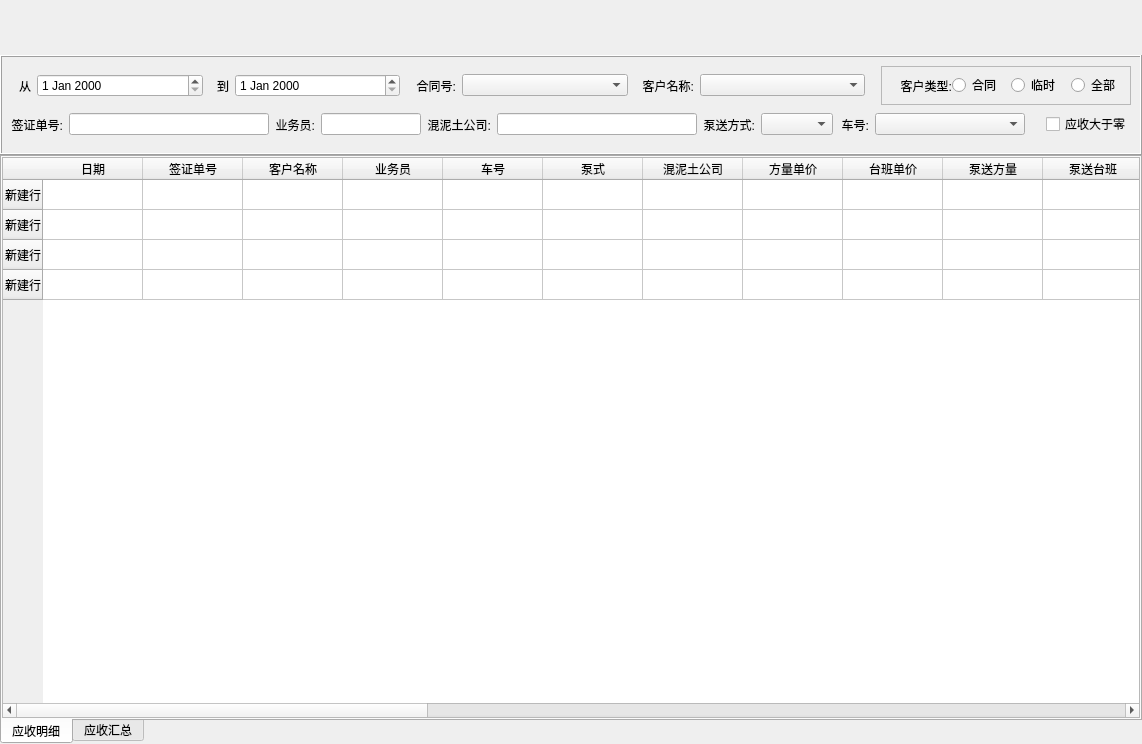
<?xml version="1.0" encoding="UTF-8"?>
<ui version="4.0">
 <class>ReceivableWidget</class>
 <widget class="QWidget" name="ReceivableWidget">
  <property name="geometry">
   <rect>
    <x>0</x>
    <y>0</y>
    <width>1142</width>
    <height>744</height>
   </rect>
  </property>
  <property name="windowTitle">
   <string>Form</string>
  </property>
  <layout class="QVBoxLayout" name="mainVerticalLayout">
   <property name="spacing">
    <number>0</number>
   </property>
   <property name="leftMargin">
    <number>0</number>
   </property>
   <property name="topMargin">
    <number>0</number>
   </property>
   <property name="rightMargin">
    <number>0</number>
   </property>
   <property name="bottomMargin">
    <number>0</number>
   </property>
   <item>
    <widget class="QWidget" name="toolBarWidget" native="true">
     <property name="minimumSize">
      <size>
       <width>0</width>
       <height>55</height>
      </size>
     </property>
     <property name="maximumSize">
      <size>
       <width>16777215</width>
       <height>55</height>
      </size>
     </property>
     <layout class="QVBoxLayout" name="toolBarVerticalLayout">
      <property name="spacing">
       <number>0</number>
      </property>
      <property name="leftMargin">
       <number>0</number>
      </property>
      <property name="topMargin">
       <number>0</number>
      </property>
      <property name="rightMargin">
       <number>0</number>
      </property>
      <property name="bottomMargin">
       <number>0</number>
      </property>
     </layout>
    </widget>
   </item>
   <item>
    <widget class="QFrame" name="chooseWidget">
     <property name="minimumSize">
      <size>
       <width>0</width>
       <height>100</height>
      </size>
     </property>
     <property name="maximumSize">
      <size>
       <width>16777215</width>
       <height>100</height>
      </size>
     </property>
     <property name="frameShape">
      <enum>QFrame::Box</enum>
     </property>
     <property name="frameShadow">
      <enum>QFrame::Raised</enum>
     </property>
     <layout class="QVBoxLayout" name="chooseVerticalLayout">
      <property name="spacing">
       <number>0</number>
      </property>
      <property name="leftMargin">
       <number>0</number>
      </property>
      <property name="topMargin">
       <number>0</number>
      </property>
      <property name="rightMargin">
       <number>0</number>
      </property>
      <property name="bottomMargin">
       <number>0</number>
      </property>
      <item>
       <widget class="QWidget" name="chooseTopWidget" native="true">
        <layout class="QHBoxLayout" name="chooseUpHorizonLayout">
         <property name="bottomMargin">
          <number>0</number>
         </property>
         <item>
          <widget class="QLabel" name="fromLabel">
           <property name="minimumSize">
            <size>
             <width>20</width>
             <height>0</height>
            </size>
           </property>
           <property name="maximumSize">
            <size>
             <width>20</width>
             <height>16777215</height>
            </size>
           </property>
           <property name="text">
            <string>从</string>
           </property>
           <property name="alignment">
            <set>Qt::AlignRight|Qt::AlignTrailing|Qt::AlignVCenter</set>
           </property>
          </widget>
         </item>
         <item>
          <widget class="QDateEdit" name="fromDateEdit">
           <property name="minimumSize">
            <size>
             <width>100</width>
             <height>0</height>
            </size>
           </property>
           <property name="maximumSize">
            <size>
             <width>200</width>
             <height>16777215</height>
            </size>
           </property>
          </widget>
         </item>
         <item>
          <widget class="QLabel" name="toLabel">
           <property name="minimumSize">
            <size>
             <width>20</width>
             <height>0</height>
            </size>
           </property>
           <property name="maximumSize">
            <size>
             <width>20</width>
             <height>16777215</height>
            </size>
           </property>
           <property name="text">
            <string>到</string>
           </property>
           <property name="alignment">
            <set>Qt::AlignRight|Qt::AlignTrailing|Qt::AlignVCenter</set>
           </property>
          </widget>
         </item>
         <item>
          <widget class="QDateEdit" name="toDateEdit"/>
         </item>
         <item>
          <widget class="QLabel" name="contractNumLabel">
           <property name="minimumSize">
            <size>
             <width>50</width>
             <height>0</height>
            </size>
           </property>
           <property name="maximumSize">
            <size>
             <width>50</width>
             <height>16777215</height>
            </size>
           </property>
           <property name="text">
            <string>合同号:</string>
           </property>
           <property name="alignment">
            <set>Qt::AlignRight|Qt::AlignTrailing|Qt::AlignVCenter</set>
           </property>
          </widget>
         </item>
         <item>
          <widget class="QComboBox" name="ContractNumComboBox"/>
         </item>
         <item>
          <widget class="QLabel" name="clientNameLabel">
           <property name="minimumSize">
            <size>
             <width>60</width>
             <height>0</height>
            </size>
           </property>
           <property name="maximumSize">
            <size>
             <width>60</width>
             <height>16777215</height>
            </size>
           </property>
           <property name="text">
            <string>客户名称:</string>
           </property>
           <property name="alignment">
            <set>Qt::AlignRight|Qt::AlignTrailing|Qt::AlignVCenter</set>
           </property>
          </widget>
         </item>
         <item>
          <widget class="QComboBox" name="clientNameComboBox"/>
         </item>
         <item>
          <spacer name="horizontalSpacer">
           <property name="orientation">
            <enum>Qt::Horizontal</enum>
           </property>
           <property name="sizeType">
            <enum>QSizePolicy::Fixed</enum>
           </property>
           <property name="sizeHint" stdset="0">
            <size>
             <width>10</width>
             <height>10</height>
            </size>
           </property>
          </spacer>
         </item>
         <item>
          <widget class="QFrame" name="clientTypeFrame">
           <property name="minimumSize">
            <size>
             <width>250</width>
             <height>0</height>
            </size>
           </property>
           <property name="frameShape">
            <enum>QFrame::StyledPanel</enum>
           </property>
           <property name="frameShadow">
            <enum>QFrame::Sunken</enum>
           </property>
           <layout class="QHBoxLayout" name="horizontalLayout">
            <property name="spacing">
             <number>0</number>
            </property>
            <property name="leftMargin">
             <number>10</number>
            </property>
            <property name="topMargin">
             <number>0</number>
            </property>
            <property name="rightMargin">
             <number>0</number>
            </property>
            <property name="bottomMargin">
             <number>0</number>
            </property>
            <item>
             <widget class="QLabel" name="clientTypeLabel">
              <property name="text">
               <string>客户类型:</string>
              </property>
              <property name="alignment">
               <set>Qt::AlignRight|Qt::AlignTrailing|Qt::AlignVCenter</set>
              </property>
             </widget>
            </item>
            <item>
             <widget class="QRadioButton" name="contractRadioButton">
              <property name="text">
               <string>合同</string>
              </property>
             </widget>
            </item>
            <item>
             <widget class="QRadioButton" name="tempRadioButton">
              <property name="text">
               <string>临时</string>
              </property>
             </widget>
            </item>
            <item>
             <widget class="QRadioButton" name="totalRadioButton">
              <property name="text">
               <string>全部</string>
              </property>
             </widget>
            </item>
           </layout>
          </widget>
         </item>
        </layout>
       </widget>
      </item>
      <item>
       <widget class="QWidget" name="chooseBottomWidget" native="true">
        <layout class="QHBoxLayout" name="chooseBottomHorizontalLayout">
         <property name="topMargin">
          <number>0</number>
         </property>
         <item>
          <widget class="QLabel" name="label">
           <property name="maximumSize">
            <size>
             <width>60</width>
             <height>16777215</height>
            </size>
           </property>
           <property name="text">
            <string>签证单号:</string>
           </property>
           <property name="alignment">
            <set>Qt::AlignRight|Qt::AlignTrailing|Qt::AlignVCenter</set>
           </property>
          </widget>
         </item>
         <item>
          <widget class="QLineEdit" name="docNumLineEdit">
           <property name="maximumSize">
            <size>
             <width>16777215</width>
             <height>16777215</height>
            </size>
           </property>
          </widget>
         </item>
         <item>
          <widget class="QLabel" name="label_2">
           <property name="maximumSize">
            <size>
             <width>50</width>
             <height>16777215</height>
            </size>
           </property>
           <property name="text">
            <string>业务员:</string>
           </property>
           <property name="alignment">
            <set>Qt::AlignRight|Qt::AlignTrailing|Qt::AlignVCenter</set>
           </property>
          </widget>
         </item>
         <item>
          <widget class="QLineEdit" name="salesmanLineEdit">
           <property name="maximumSize">
            <size>
             <width>100</width>
             <height>16777215</height>
            </size>
           </property>
          </widget>
         </item>
         <item>
          <widget class="QLabel" name="label_4">
           <property name="maximumSize">
            <size>
             <width>70</width>
             <height>16777215</height>
            </size>
           </property>
           <property name="text">
            <string>混泥土公司:</string>
           </property>
           <property name="alignment">
            <set>Qt::AlignRight|Qt::AlignTrailing|Qt::AlignVCenter</set>
           </property>
          </widget>
         </item>
         <item>
          <widget class="QLineEdit" name="companyLineEdit">
           <property name="maximumSize">
            <size>
             <width>200</width>
             <height>16777215</height>
            </size>
           </property>
          </widget>
         </item>
         <item>
          <widget class="QLabel" name="label_3">
           <property name="maximumSize">
            <size>
             <width>60</width>
             <height>16777215</height>
            </size>
           </property>
           <property name="text">
            <string>泵送方式:</string>
           </property>
           <property name="alignment">
            <set>Qt::AlignRight|Qt::AlignTrailing|Qt::AlignVCenter</set>
           </property>
          </widget>
         </item>
         <item>
          <widget class="QComboBox" name="pumpTypeComboBox"/>
         </item>
         <item>
          <widget class="QLabel" name="carNumLabel">
           <property name="minimumSize">
            <size>
             <width>30</width>
             <height>0</height>
            </size>
           </property>
           <property name="maximumSize">
            <size>
             <width>30</width>
             <height>16777215</height>
            </size>
           </property>
           <property name="text">
            <string>车号:</string>
           </property>
           <property name="alignment">
            <set>Qt::AlignRight|Qt::AlignTrailing|Qt::AlignVCenter</set>
           </property>
          </widget>
         </item>
         <item>
          <widget class="QComboBox" name="carNumComboBox">
           <property name="minimumSize">
            <size>
             <width>150</width>
             <height>0</height>
            </size>
           </property>
          </widget>
         </item>
         <item>
          <spacer name="horizontalSpacer_2">
           <property name="orientation">
            <enum>Qt::Horizontal</enum>
           </property>
           <property name="sizeType">
            <enum>QSizePolicy::Fixed</enum>
           </property>
           <property name="sizeHint" stdset="0">
            <size>
             <width>15</width>
             <height>10</height>
            </size>
           </property>
          </spacer>
         </item>
         <item>
          <widget class="QCheckBox" name="receivableCheckBox">
           <property name="text">
            <string>应收大于零</string>
           </property>
          </widget>
         </item>
        </layout>
       </widget>
      </item>
     </layout>
    </widget>
   </item>
   <item>
    <widget class="QTabWidget" name="summaryTableWidget">
     <property name="tabPosition">
      <enum>QTabWidget::South</enum>
     </property>
     <property name="currentIndex">
      <number>0</number>
     </property>
     <widget class="QWidget" name="detailTab">
      <attribute name="title">
       <string>应收明细</string>
      </attribute>
      <layout class="QHBoxLayout" name="detailHorizonLayout">
       <property name="spacing">
        <number>0</number>
       </property>
       <property name="leftMargin">
        <number>0</number>
       </property>
       <property name="topMargin">
        <number>0</number>
       </property>
       <property name="rightMargin">
        <number>0</number>
       </property>
       <property name="bottomMargin">
        <number>0</number>
       </property>
       <item>
        <widget class="QTableWidget" name="detailTableWidget">
         <row>
          <property name="text">
           <string>新建行</string>
          </property>
         </row>
         <row>
          <property name="text">
           <string>新建行</string>
          </property>
         </row>
         <row>
          <property name="text">
           <string>新建行</string>
          </property>
         </row>
         <row>
          <property name="text">
           <string>新建行</string>
          </property>
         </row>
         <column>
          <property name="text">
           <string>日期</string>
          </property>
         </column>
         <column>
          <property name="text">
           <string>签证单号</string>
          </property>
         </column>
         <column>
          <property name="text">
           <string>客户名称</string>
          </property>
         </column>
         <column>
          <property name="text">
           <string>业务员</string>
          </property>
         </column>
         <column>
          <property name="text">
           <string>车号</string>
          </property>
         </column>
         <column>
          <property name="text">
           <string>泵式</string>
          </property>
         </column>
         <column>
          <property name="text">
           <string>混泥土公司</string>
          </property>
         </column>
         <column>
          <property name="text">
           <string>方量单价</string>
          </property>
         </column>
         <column>
          <property name="text">
           <string>台班单价</string>
          </property>
         </column>
         <column>
          <property name="text">
           <string>泵送方量</string>
          </property>
         </column>
         <column>
          <property name="text">
           <string>泵送台班</string>
          </property>
         </column>
         <column>
          <property name="text">
           <string>泵送台班时间</string>
          </property>
         </column>
         <column>
          <property name="text">
           <string>补油费</string>
          </property>
         </column>
         <column>
          <property name="text">
           <string>送管费</string>
          </property>
         </column>
         <column>
          <property name="text">
           <string>过路费</string>
          </property>
         </column>
         <column>
          <property name="text">
           <string>总金额</string>
          </property>
         </column>
         <column>
          <property name="text">
           <string>其他费用</string>
          </property>
         </column>
         <column>
          <property name="text">
           <string>已收金额</string>
          </property>
         </column>
         <column>
          <property name="text">
           <string>应收金额</string>
          </property>
         </column>
         <column>
          <property name="text">
           <string>工程名称</string>
          </property>
         </column>
         <column>
          <property name="text">
           <string>工程地址</string>
          </property>
         </column>
         <column>
          <property name="text">
           <string>浇注部位</string>
          </property>
         </column>
         <column>
          <property name="text">
           <string>收款人</string>
          </property>
         </column>
         <column>
          <property name="text">
           <string>备注</string>
          </property>
         </column>
         <column>
          <property name="text">
           <string>联系人</string>
          </property>
         </column>
         <column>
          <property name="text">
           <string>联系电话</string>
          </property>
         </column>
         <column>
          <property name="text">
           <string>合同号</string>
          </property>
         </column>
        </widget>
       </item>
      </layout>
     </widget>
     <widget class="QWidget" name="summaryTab">
      <attribute name="title">
       <string>应收汇总</string>
      </attribute>
      <layout class="QHBoxLayout" name="summaryHorizonLayout">
       <property name="spacing">
        <number>0</number>
       </property>
       <property name="leftMargin">
        <number>0</number>
       </property>
       <property name="topMargin">
        <number>0</number>
       </property>
       <property name="rightMargin">
        <number>0</number>
       </property>
       <property name="bottomMargin">
        <number>0</number>
       </property>
       <item>
        <widget class="QTableWidget" name="mainTableWidget">
         <row>
          <property name="text">
           <string>新建行</string>
          </property>
         </row>
         <row>
          <property name="text">
           <string>新建行</string>
          </property>
         </row>
         <row>
          <property name="text">
           <string>新建行</string>
          </property>
         </row>
         <row>
          <property name="text">
           <string>新建行</string>
          </property>
         </row>
         <column>
          <property name="text">
           <string>合同号</string>
          </property>
         </column>
         <column>
          <property name="text">
           <string>客户名称</string>
          </property>
         </column>
         <column>
          <property name="text">
           <string>泵送方量</string>
          </property>
         </column>
         <column>
          <property name="text">
           <string>泵送台班</string>
          </property>
         </column>
         <column>
          <property name="text">
           <string>补油费</string>
          </property>
         </column>
         <column>
          <property name="text">
           <string>送管费</string>
          </property>
         </column>
         <column>
          <property name="text">
           <string>过路费</string>
          </property>
         </column>
         <column>
          <property name="text">
           <string>其他费用</string>
          </property>
         </column>
         <column>
          <property name="text">
           <string>总金额</string>
          </property>
         </column>
         <column>
          <property name="text">
           <string>已收金额</string>
          </property>
         </column>
         <column>
          <property name="text">
           <string>应收金额</string>
          </property>
         </column>
        </widget>
       </item>
      </layout>
     </widget>
    </widget>
   </item>
  </layout>
 </widget>
 <resources/>
 <connections/>
</ui>
